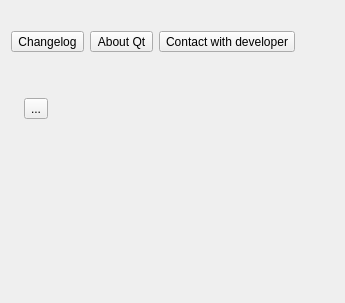
<?xml version="1.0" encoding="UTF-8"?>
<ui version="4.0">
 <class>AboutDialog</class>
 <widget class="QDialog" name="AboutDialog">
  <property name="geometry">
   <rect>
    <x>0</x>
    <y>0</y>
    <width>345</width>
    <height>303</height>
   </rect>
  </property>
  <property name="windowTitle">
   <string>About mpz</string>
  </property>
  <layout class="QVBoxLayout" name="verticalLayout">
   <item>
    <widget class="QLabel" name="infoLabel">
     <property name="text">
      <string/>
     </property>
    </widget>
   </item>
   <item>
    <layout class="QHBoxLayout" name="horizontalLayout">
     <item>
      <widget class="QToolButton" name="buttonChangelog">
       <property name="text">
        <string>Changelog</string>
       </property>
      </widget>
     </item>
     <item>
      <widget class="QToolButton" name="buttonAboutQt">
       <property name="text">
        <string>About Qt</string>
       </property>
      </widget>
     </item>
     <item>
      <widget class="QToolButton" name="buttonContact">
       <property name="text">
        <string>Contact with developer</string>
       </property>
      </widget>
     </item>
     <item>
      <spacer name="horizontalSpacer">
       <property name="orientation">
        <enum>Qt::Orientation::Horizontal</enum>
       </property>
       <property name="sizeHint" stdset="0">
        <size>
         <width>40</width>
         <height>20</height>
        </size>
       </property>
      </spacer>
     </item>
    </layout>
   </item>
   <item>
    <widget class="QLabel" name="opensourceLabel">
     <property name="text">
      <string/>
     </property>
    </widget>
   </item>
   <item>
    <widget class="QLabel" name="sysinfo">
     <property name="text">
      <string/>
     </property>
    </widget>
   </item>
   <item>
    <layout class="QHBoxLayout" name="horizontalLayout_2">
     <item>
      <widget class="QLabel" name="configfileLabel">
       <property name="text">
        <string/>
       </property>
      </widget>
     </item>
     <item>
      <widget class="QToolButton" name="configfileButton">
       <property name="text">
        <string>...</string>
       </property>
       <property name="icon">
        <iconset theme="QIcon::ThemeIcon::FolderOpen"/>
       </property>
      </widget>
     </item>
     <item>
      <spacer name="horizontalSpacer_2">
       <property name="orientation">
        <enum>Qt::Orientation::Horizontal</enum>
       </property>
       <property name="sizeHint" stdset="0">
        <size>
         <width>40</width>
         <height>20</height>
        </size>
       </property>
      </spacer>
     </item>
    </layout>
   </item>
   <item>
    <spacer name="verticalSpacer">
     <property name="orientation">
      <enum>Qt::Orientation::Vertical</enum>
     </property>
     <property name="sizeHint" stdset="0">
      <size>
       <width>20</width>
       <height>40</height>
      </size>
     </property>
    </spacer>
   </item>
  </layout>
 </widget>
 <resources/>
 <connections/>
</ui>
